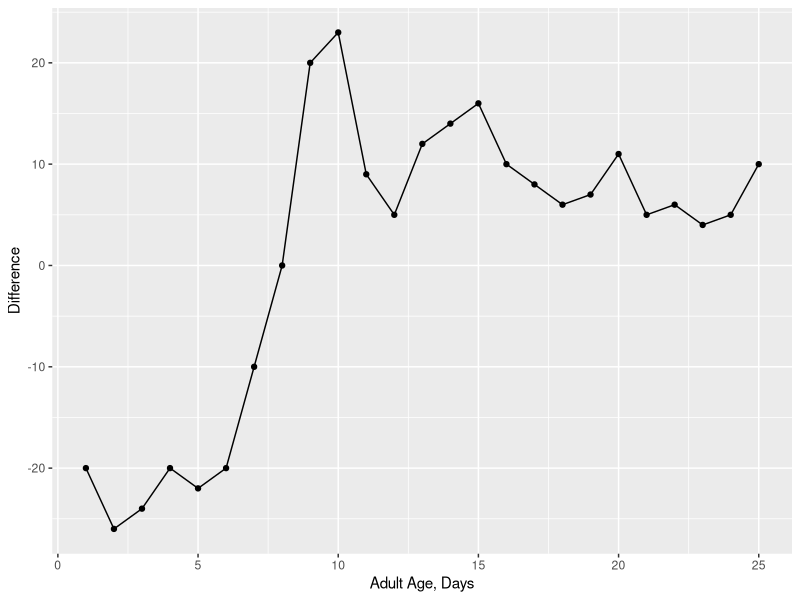

Source code (R): (Note: this script raises an error after producing the figure.)
## ---- chunk 1
require(ggplot2)
age = seq(1,25)
difference = c(-20, -26, -24, -20, -22, -20, -10, 0,
               20, 23, 9, 5, 12, 14, 16, 10, 8, 6, 7, 11, 5, 6, 4, 5, 10)
data = data.frame(age=age, difference = difference)
g1=ggplot(data = data, aes(x = age, y = difference)) + 
  geom_point() +
  geom_line() +
  xlab("Adult Age, Days")+
  ylab("Difference")
g1
## ---- chunk 2
knitr::include_graphics("figures/actual-fig.png")
